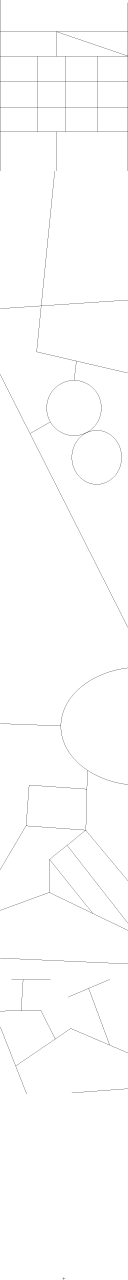
%> input picture road_sequence_512_1.png, 512 x 5120 px (shown at 1/4 size)
$ octave sim_detect_road_image_v8c.m   (GNU Octave 9; MATLAB toolbox functions it lacks are replaced by stand-ins)
%> lines starting %> are read from the running program, lines starting %| are printed output that depends on the picture; in (x1, y1, x2, y2) boxes, pixels count from 0 and x2, y2 are one past the last pixel; in counts of white or black regions, pixels touching at a corner belong together; the program's own positions count from 1
% Thomas Pile
% April 2022
% 2022/5/01
% - functionally works but has bodges etc
% v8 todo
% - use RoadNode to store processing info about each node so we can process
% multiple junctions
% - inter frame tracking
% - tidy and simplify
% - test more broadly

% bug: removestartpoints is called on a straight line with a single right
% angle pixel at the end. This should only be called when reaching an edge
% start point. Also it doesn't actually work as the startpoints array iusnt
% passed to the loop!
% that pixel makes it believe its at an edge for some reason :s

% also
% - remember offsets on padimg


%%
% Data Structures

% RoadNode
% Junctions and edgepoints in a road network
% (1) parent node ID
% (2) number of exits
% (3) number which have been explored
% (4) is junction==1, edge marker==0
roadnodeidx = 1;
roadnodemax = 100;
RoadNode(1,1).roadnodeidx = roadnodeidx;
RoadNode(1,roadnodeidx).parentNode = 0;
RoadNode(1,roadnodeidx).exitCount = 0;
RoadNode(1,roadnodeidx).exitsExplored = 0;
RoadNode(1,roadnodeidx).isEdge = 0;
RoadNode(1,roadnodeidx).ExitAngles = [0 0 0 0];
RoadNode(1,roadnodeidx).CentrePixel = [0 0];
RoadNode(1,roadnodeidx).ExitPixelOffsets = [0 0 0 0;
                                          0 0 0 0];     % x
RoadNode(1,roadnodeidx).EntryPixels = [0 0]; % pixels the junction was approached from (so we don't go back down there)


roadnodeidx = 0;
%roadnodeidx = roadnodeidx + 1;

% RoadVector
% Edges between nodes
% (1) startNode
% (2) endNode
% (3) pixelchainidx
% (4) explored
% (5)
% (6)
% (7)
roadvectoridx = 1;
roadvectormax = 100;
% use a struct
RoadVector(1,1).roadvectoridx = roadvectoridx;
RoadVector(1,roadvectoridx).startNode = 0;
RoadVector(1,roadvectoridx).endNode = 0;
RoadVector(1,roadvectoridx).pixelchainidx = 0;
RoadVector(1,roadvectoridx).PixelChain = zeros(50,2);
RoadVector(1,roadvectoridx).explored = 0;

% RoadPixelChain

% IMPORTANT => ABOUT THE VARIABLES!
% current_node: for navigating the roadnode structure
% roadnodeidx: for adding new values to the structure


% StartPoints = zeros(1000,2)

%%


% test environment
% work through a long image to simulate push bvroom effect
imgpb = imread('road_compare_and_sequence\road_sequence_512_1.png');
%> imgpb is the input picture: size 5120x512x3 uint8; 99.4% white; black in thin lines or dots
%imgpb = imread('road_compare_and_sequence\road_sequence_512_2.png');
imgpb = rgb2gray(imgpb);
%> imgpb: size 5120x512 uint8; 99.4% white; black in thin lines or dots
imgpb = imbinarize(imgpb);
%> imgpb: size 5120x512 logical; 99.4% white; black in thin lines or dots

% id y1 x1 y2 x2
% RoadFinal = zeros(100,5);11
% roadfinalidx = 1;x
szframe = [512 512]; % h, w
padoffset = 6;

% loop through the pushbroom image
%for fi = size(imgpb,1):-1:512
for fi = size(imgpb,1)
    % take a subimage
    img = imgpb(fi-511:fi, :,:);
    imshow(uint8(255*img));

    % pad the image
    padimg = logical(ones(size(img,1)+12, size(img,1)+12));
    %padimg(searchradius+7:size(padimg,1)-6, searchradius+7:size(padimg,2)-6) = (img(:,:));
    padimg(7:size(img,1)+6, 7:size(img,2)+6 ) = (img(:,:));
    imshow(padimg)

    % ------------------ method 1 -----------------------------------------
    % 1
    % work around the edges of the image and find pixels with roads in them
    % first ring
    %startpts = zeros(50,3); startptsidx = 1;
    % roadvector[roads_max, pixels_max, 3 (x/y/start edge)]
    % start edge: 1 lhs, 2 rhs, 3 top, 4 bottom
    roads_max = 512*4; % maximum number of trackable roads in a scene
    pixels_max = 1000; % maximum number of pixels that can make up a road
    %roadvector = zeros(roads_max, pixels_max, 2);
    StartPoints = zeros(1000,2);
    startptsidx = 1;
    %roadvectoridx = ones(roads_max,1);

    % get the start points from around the edge
    [startptsidx, StartPoints] = getStartPoints(img, szframe, startptsidx, StartPoints);
    for i=1:startptsidx
        StartPoints(i,1:2) = StartPoints(i,1:2) + [padoffset padoffset];
    end

    % loop through the start points
    for i=1:startptsidx
        left_the_edge = 0;
        end_of_line = 0;
        % loop through pixels
        %while end_of_line == 0 && pixelchainidx(i) < pixels_max
            start_pixel = StartPoints(i,1:2); % y,x
            startptsidx;
            [roadnodeidx, RoadNode, RoadVector, roadvectoridx] = process_next_pixel(padimg, start_pixel, roadnodeidx, szframe, padoffset, RoadVector, roadvectoridx, StartPoints);
            disp ("--------")
        %end % while not end of line
    end% startpts
end% pushbroom loop
%> this loop made 1 pass
%> startptsidx on pass 1: 1
%> (printed output is left out)
%> pass 1, `img = imgpb(fi-511:fi, :,:);`:
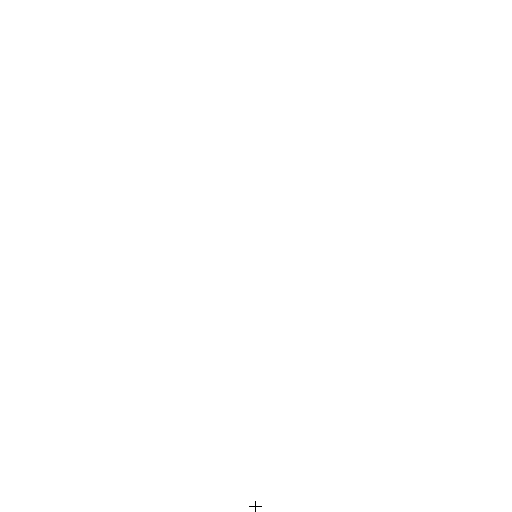
%> img: size 512x512 logical; 100% white; black in thin lines or dots, all inside (x1, y1, x2, y2) = (249, 501, 262, 512)
%> after the loop, RoadNode = 5 items; parentNode, exitCount, exitsExplored, isEdge and EntryPixels: 0 0 0 1 [0 0], 1 4 3 0 [514 262], 2 1 1 1 [0 0], 2 1 1 1 [0 0], 2 1 1 1 [0 0]; RoadVector = 3 items; startNode, endNode, pixelchainidx and explored: 1 2 1 1, 2 3 1 1, 2 4 1 1; StartPoints = 1000 rows, first 12: [518 262 3; 0 0 0; 0 0 0; 0 0 0; 0 0 0; 0 0 0; 0 0 0; 0 0 0; 0 0 0; 0 0 0; 0 0 0; 0 0 0]; roadnodeidx = 5; roadvectoridx = 4

%draw_map_graph(RoadFinal, roadfinalidx)

% the state process to handle detecting potential junctions, finding out
% how many exits, turning this into nodes and edges, associating edges with
% pixel sequences, the tree structure that develops, and eliminating
% duplicates and loops! Better than doing it in loop above
% implemented as a state machine
%
% currentnode when working with data, roadnodeidx when adding a new record
% [446 lines left out: function process_next_pixel, not called in this run]


% find all starting locations around the edge of the frame
function [startptsidx, StartPoints] = getStartPoints(img, szframe, startptsidx, StartPoints)
    % work around the edges of the image and find pixels with roads in them
    % first ring

    % down rows - left
    for i=1:szframe(2)
        if (img(i,1) < 1)
            % add to start locations list
            StartPoints(startptsidx,1:3) = [i 1 1]; % y, x, LHS start
            startptsidx = startptsidx + 1;
        end
    end
    % right
    for i=1:szframe(2)
        if (img(i,szframe(2)) < 1)
                % add to start locations list
                StartPoints(startptsidx,1:3) = [i szframe(2) 2];
                startptsidx = startptsidx + 1;
        end
    end
    % across cols - top
    for i=2:szframe(1)-1
        if (img(szframe(2),i) < 1)
            % add to start locations list
            StartPoints(startptsidx,1:3) = [szframe(2) i 3];
            startptsidx = startptsidx + 1;
        end
    end
    % bottom
    for i=2:szframe(1)-1
        if (img(1,i) < 1)
            % add to start locations list
            StartPoints(startptsidx,1:3) = [1 i 4];
            startptsidx = startptsidx + 1;
        end
    end
    if(startptsidx > 1)
        startptsidx = startptsidx - 1;
    end
end

% will a surrounding pixel be at the edge?
% starts off
% [17 lines left out: function edgeCheck, not called in this run]

% todo
% - needs to not go backwards
% [102 lines left out: function getNextPixel, not called in this run]

% generate a set of locations which make up the outside of the circle, for
% different radius size circles. Avoids repeatedly computing circles and
% fitting to the grid.
% [45 lines left out: functions precompute_circle_circumference_points, draw_map_graph, not called in this run]


% performs higher confidence circle test on a specific junction pixel
% [218 lines left out: function junction_hunter_exit_counter, not called in this run]

% remove a location from StartPoints
% this should remove any neighbouring pixel from the sta1rtpoints too
% remember the offset on x,y
% [22 lines left out: function removeStartPoint, not called in this run]

% returns the index of the node at that pixel location [y x], and 0 if it
% cant be found
% [10 lines left out: function getNodeByPixel, not called in this run]

% returns 1 if a road node exists at the pixel, 0 otherwise
% [10 lines left out: function getNodeByPixelExists, not called in this run]
